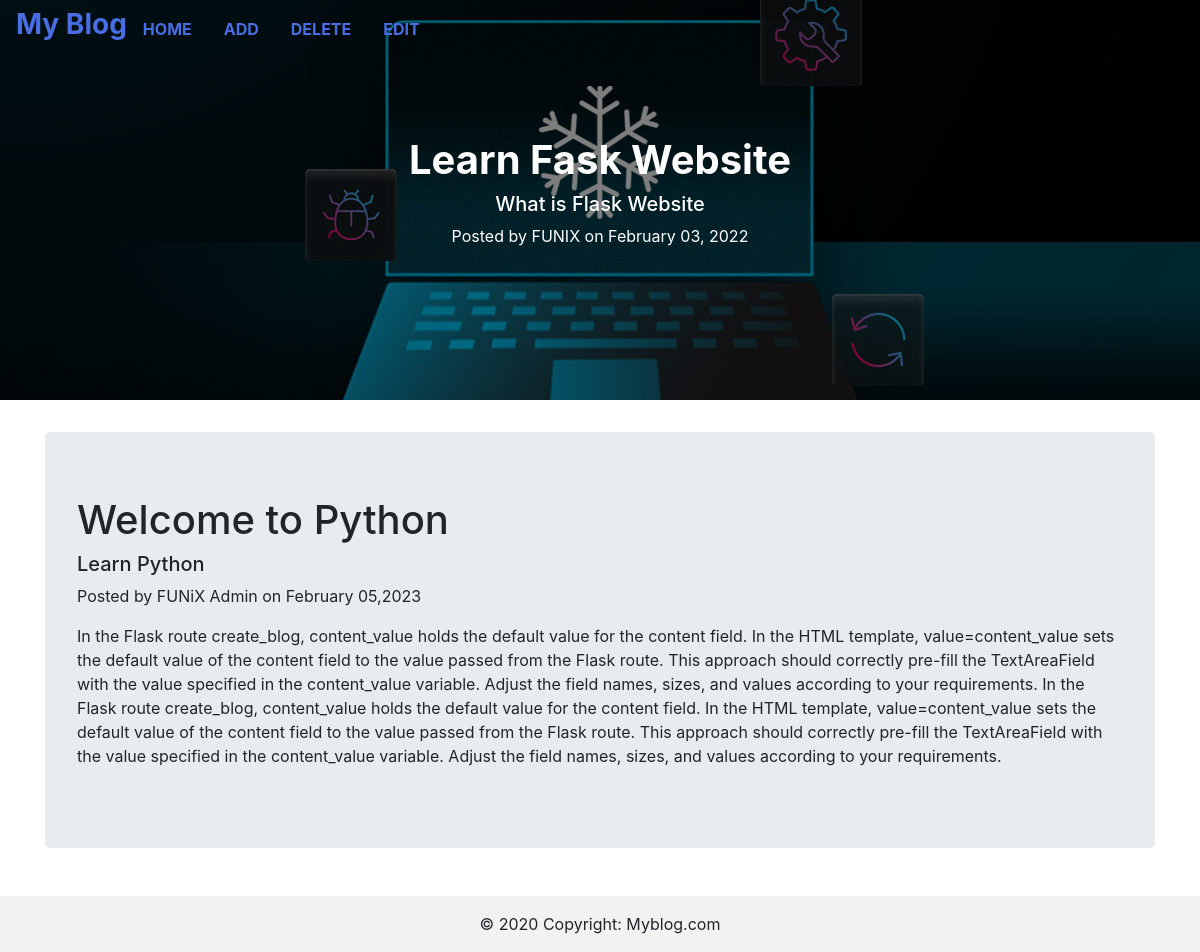
Screenshot of /post/2 with the database file from the repository.
### controller.py (models this page shows, shortened)
class BlogPost(db.Model):
    __tablename__ = 'BlogPost'
    id = db.Column(db.Integer,primary_key=True)
    title = db.Column(db.Text)
    subtitle = db.Column(db.Text)
    author = db.Column(db.Text)
    date_posted = db.Column(db.DateTime, default=datetime.datetime.utcnow)
    content = db.Column(db.Text)

### controller.py (the view)
@app.route('/post/<id>')
def view_post(id):
    blog= BlogPost.query.get(id)
    return render_template('BlogContent.html', blog=blog)

### templates/BlogContent.html
{% extends "base.html" %}
{% block headContent %}
<h1>Learn Fask Website</h1>
<h5>What is Flask Website</h5>
<p>Posted by FUNIX on February 03, 2022</p>
{% endblock %}
{% block mainContent %}
  <div class="container">
    <div class="jumbotron">
      <h1>{{blog.title}}</h1>
      <h5>{{blog.subtitle}}</h5>
      <p>Posted by {{blog.author}} on {{blog.date_posted.strftime('%B %d,%Y')}}</p>
      <p>{{blog.content}}</p>
    </div>
</div>
{% endblock %}

### static/css/styles.css (style rules this page uses)
body, html { height: 100%; }
.container { padding-top: 2rem; padding-bottom: 1rem; }
.banner-text > h1 { font-weight: 700; width: max-content; }

### rows the page displays
BlogPost: title "Welcome to Python", subtitle "Learn Python", author "FUNiX Admin", date_posted "February 05,2023", content "In the Flask route create_blog, content_value holds the default value for the content field. In the HTML template, value=content_value sets the default value of the content field to the value passed from the Flask route. This approach should correctly pre-fill the TextAreaField with the value specified in the content_value variable. Adjust the field names, sizes, and values according to your requirements. In the Flask route create_blog, content_value holds the default value for the content field. In the HTML template, value=content_value sets the default value of the content field to the value passed from the Flask route. This approach should correctly pre-fill the TextAreaField with the…"
